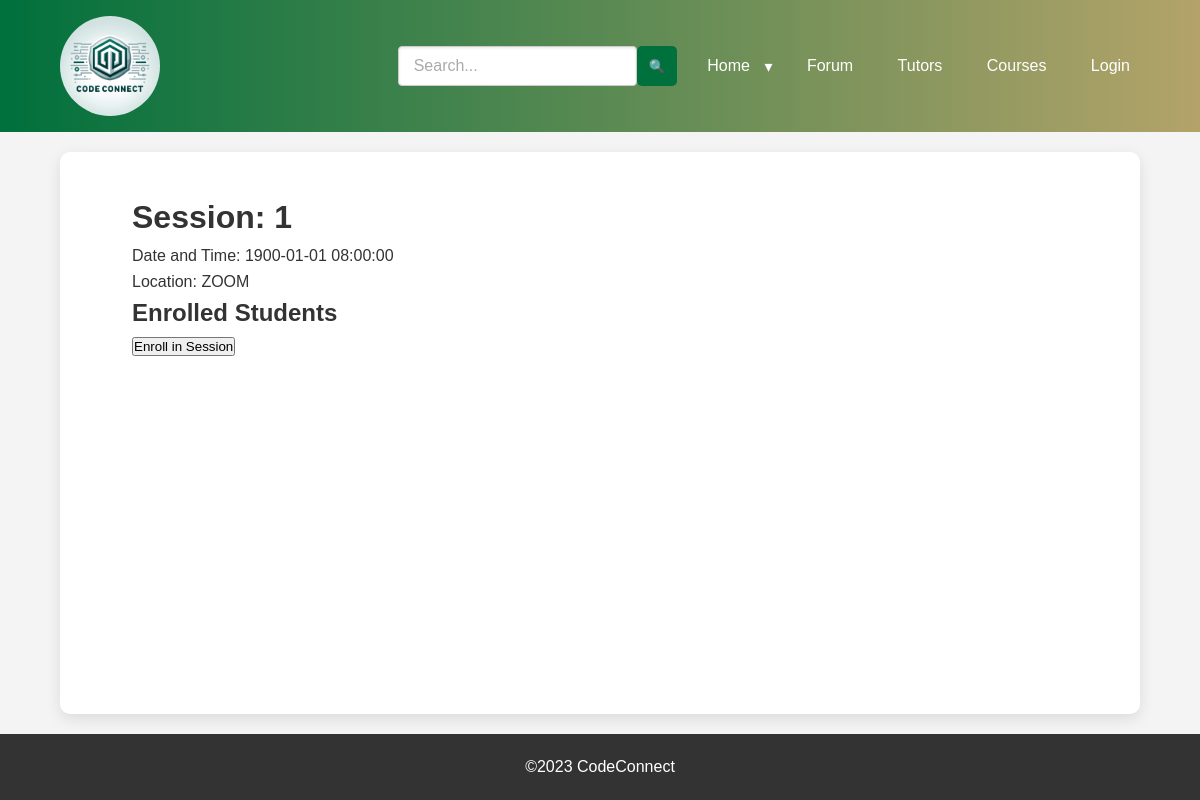
/tutoring/tutor_session/1, run on the app's committed database.
### app/models.py (models this page shows)
class TutoringSession(db.Model):
    id = db.Column(db.Integer, primary_key=True)
    subject = db.Column(db.String(100))
    session_time = db.Column(db.DateTime)
    location = db.Column(db.String(120))
    tutor_id = db.Column(db.Integer, db.ForeignKey('user.id'))
    course_id = db.Column(db.Integer, db.ForeignKey('course.id'))
    enrollments = db.relationship('Enrollment', back_populates='session', lazy='dynamic')
    tutor = db.relationship('User', back_populates='sessions')
    course = db.relationship('Course', back_populates='sessions')

### app/tutoring/routes.py (the view)
@tutoring.route('/tutor_session/<int:session_id>')
def tutor_session(session_id):
    session = TutoringSession.query.get_or_404(session_id)
    enrollments = Enrollment.query.filter_by(session_id=session_id).all()
    enroll_form = EnrollmentForm()  # Create an instance of EnrollmentForm
    return render_template('tutoring/tutor_session.html', session=session, enrollments=enrollments, enroll_form=enroll_form)

### app/tutoring/forms.py
class EnrollmentForm(FlaskForm):
    submit = SubmitField('Enroll in Session')

### app/tutoring/templates/tutoring/tutor_session.html (shortened to what this page needs)
{% extends 'base.html' %}
{% block content %}
<main class="container">
    <div class="container">
        <h1>Session: {{ session.subject }}</h1>
        <p>Date and Time: {{ session.session_time }}</p>
        <p>Location: {{ session.location }}</p>
        <h2>Enrolled Students</h2>
        <form method="post" action="{{ url_for('tutoring.enroll', session_id=session.id) }}">
            {{ enroll_form.submit }}
        </form>
    </div>
</main>
{% endblock %}

### app/static/css/styles.css (style rules this page uses)
* { margin:0; padding:0; box-sizing:border-box }
html,body { height:100%; font-family:'Arial',sans-serif }
body { display:flex; flex-direction:column; line-height:1.6; color:#333; background:#f4f4f4 }
.container { width:90%; max-width:1100px; margin:auto; overflow:hidden; flex:1; margin-top:20px; margin-bottom:20px }
main { padding:20px; background:#fff; border-radius:10px; box-shadow:0 5px 15px rgba(0,0,0,0.1); flex:1 }

### data on the page
TutoringSession: subject "1", session_time "1900-01-01 08:00:00", location "ZOOM"
